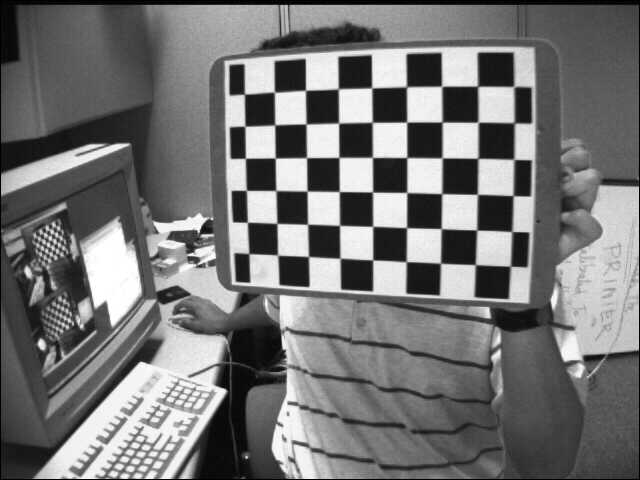
#> input picture #07 - 3D Vision-20211130/#Lab5and6Images/left01.jpg, 640 x 480 px, found by its file name
$ python Stereo_exe_5.py   (older library calls are emulated)
#> lines starting #> are read from the running program, lines starting #| are printed output that depends on the picture
#!/usr/bin/python3

import numpy as np
import cv2
import glob

def mouse_handler ( event , x , y , flags , params ) :
    p = np.array([x,y])
    color = np.random.randint(0, 255, 3).tolist()
    if event == cv2.EVENT_LBUTTONDOWN:
        epilineR = cv2.computeCorrespondEpilines(p.reshape(-1, 1, 2), params[1], params[2])
        epilineR = epilineR.reshape(-1, 3)[0]
        print(epilineR)
        x1 = 0
        y1 = round((-epilineR[0] * x1 - epilineR[2]) / epilineR[1])
        x2 = params[3].shape[1]
        y2 = round((-epilineR[0] * x2 - epilineR[2]) / epilineR[1])
        print((x1, y1), (x2, y2))
        cv2.line(params[0], (x1, y1), (x2, y2), color)
        cv2.imshow('mapped left', mapped_img_left)
        cv2.imshow('mapped right', mapped_img_right)

with np.load('stereoParams.npz') as data:
#> (reads #06 - StereoVision-20211123/stereoParams.npz from the repository)
    intrinsics1 = data['intrinsics1']
    intrinsics2 = data['intrinsics2']
    distortion1 = data['distortion1']
    distortion2 = data['distortion2']
    R = data['R']
    T = data['T']
    E = data['E']
    F = data['F']

print ( " Intrinsics 1 : " )
print (intrinsics1)
print ( " Intrinsics 2 : " )
print (intrinsics2)
print ( " Distortion 1: " )
print ( distortion1)
print ( " Distortion 2: " )
print ( distortion2)
print ('R: ' + str(R))
print ('T: ' + str(T))
print ('E: ' + str(E))
print ('F: ' + str(F))

# image_left = cv2.imread('#Lab5and6Images/StereoL0.bmp')
image_left = cv2.imread('#Lab5and6Images/left01.jpg')
#> image_left is the input picture: shape (480, 640, 3); min 0, max 255, mean 116.6
# image_right = cv2.imread('#Lab5and6Images/StereoR0.bmp')
image_right = cv2.imread('#Lab5and6Images/right01.jpg')
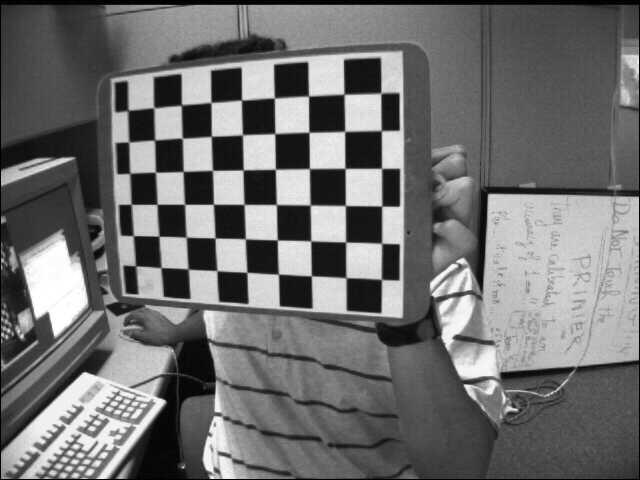
#> input picture #07 - 3D Vision-20211130/#Lab5and6Images/right01.jpg, 640 x 480 px, found by its file name
#> image_right is the input picture: shape (480, 640, 3); min 0, max 255, mean 111.4

if len(image_right.shape) == 2:
    height, width = image_right.shape
    nchannels = 1;
else:
    height, width, nchannels = image_right.shape
#> height = 480; width = 640; nchannels = 3

und_left = cv2.undistort(image_left, intrinsics1, distortion1)
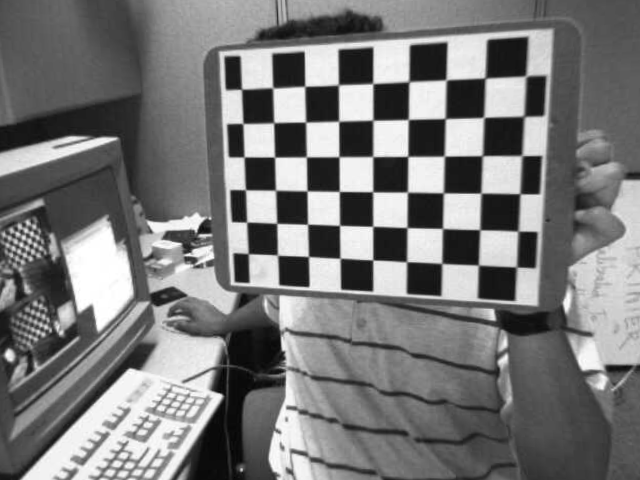
#> und_left: shape (480, 640, 3); min 2, max 255, mean 120.7
und_right = cv2.undistort(image_right, intrinsics2, distortion2)
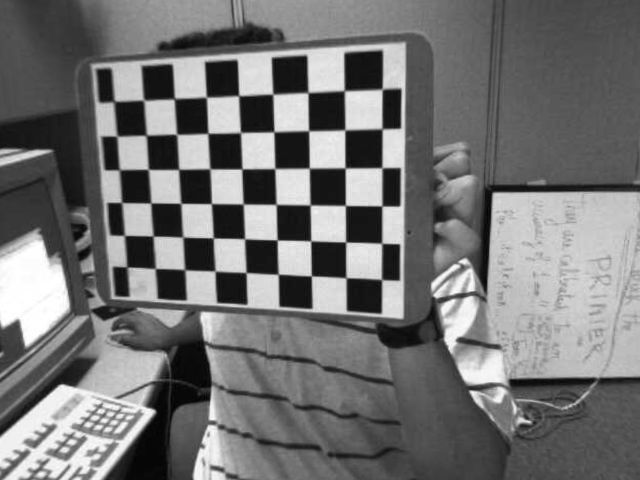
#> und_right: shape (480, 640, 3); min 2, max 255, mean 115.7

# [5 lines of commented-out code are left out]

R1 = np.zeros(shape = (3, 3))
R2 = np.zeros(shape = (3, 3))
P1 = np.zeros(shape = (3, 4))
P2 = np.zeros(shape = (3, 4))
Q = np.zeros(shape = (4, 4))

cv2.stereoRectify(intrinsics1, distortion1, intrinsics2, distortion2, (width, height), R, T, R1, R2, P1, P2, Q, flags = cv2.CALIB_ZERO_DISPARITY, alpha=-1, newImageSize=(0,0))

# Map computation
print('InitUndistortRectifyMap')
map1x, map1y = cv2.initUndistortRectifyMap(intrinsics1, distortion1, R1, P1, (width, height), cv2.CV_32FC1)
map2x, map2y = cv2.initUndistortRectifyMap(intrinsics2, distortion2, R2, P2, (width, height), cv2.CV_32FC1)

mapped_img_left = cv2.remap(image_left, map1x, map1y, cv2.INTER_LINEAR)
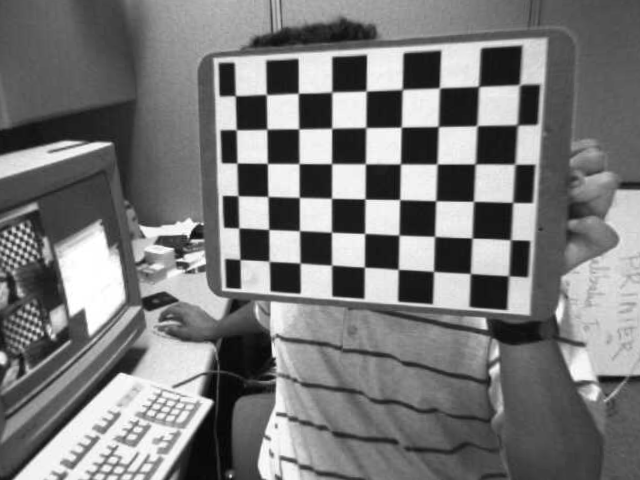
#> mapped_img_left: shape (480, 640, 3); min 4, max 255, mean 121.6
mapped_img_right = cv2.remap(image_right, map2x, map2y, cv2.INTER_LINEAR)
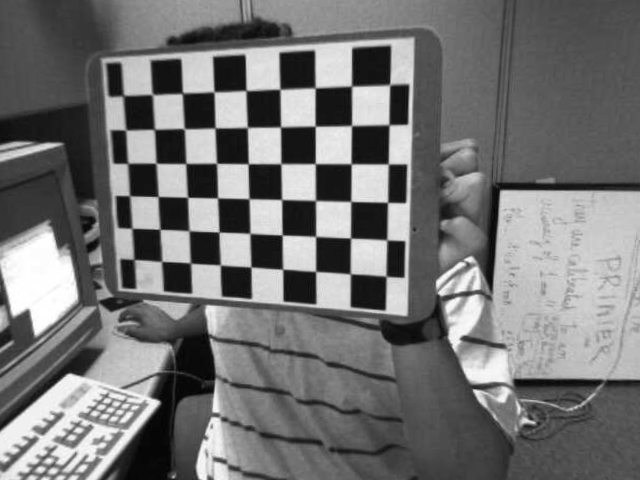
#> mapped_img_right: shape (480, 640, 3); min 1, max 255, mean 115.5

cv2.imshow('mapped left', mapped_img_left)
cv2.imshow('mapped right', mapped_img_right)

cv2.setMouseCallback('mapped left', mouse_handler, [mapped_img_right, 1, F, und_left])
cv2.setMouseCallback('mapped right', mouse_handler,  [mapped_img_left, 2, F, und_right])

# [10 lines of commented-out code are left out]

cv2.waitKey(-1)
cv2.destroyAllWindows()
